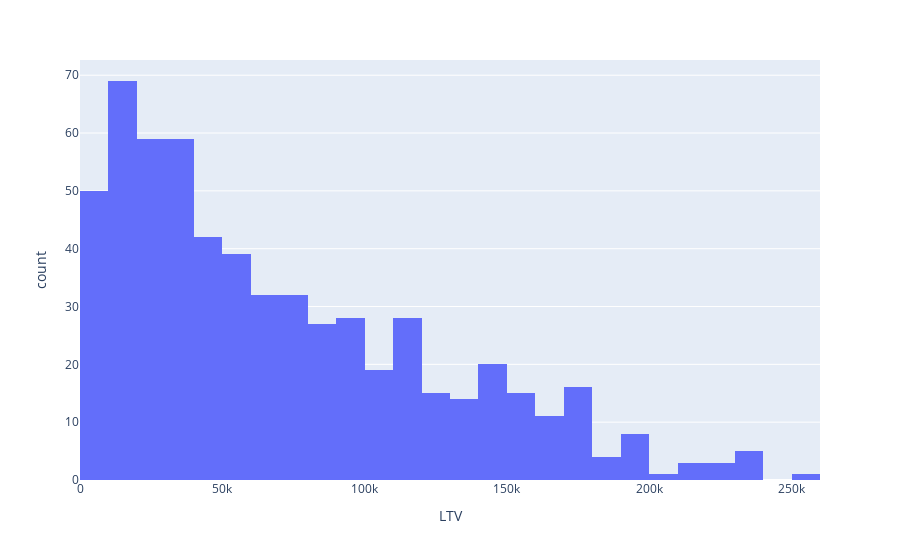

This figure's notebook cell:
### Markdown cell above
## Quantidade de itens em features não-categóricas

### Code cell
df_numerico = df.select_dtypes(exclude = 'object').columns

for i in df_numerico:
    fig = px.histogram(df, x = i)
    fig.show()

### Figure 1 — Plotly figure (JSON) as saved in the notebook; plotly's stock layout.template omitted (floating-point values rounded to 4 significant figures; data arrays with more than 128 entries replaced by an {"elided": "..."} marker saying what was removed)
{"data": [{"alignmentgroup": "True", "bingroup": "x", "hovertemplate": "LTV=%{x}<br>count=%{y}<extra></extra>", "legendgroup": "", "marker": {"color": "#636efa", "pattern": {"shape": ""}}, "name": "", "offsetgroup": "", "orientation": "v", "showlegend": false, "type": "histogram", "x": {"elided": "600 float values"}, "xaxis": "x", "yaxis": "y"}], "layout": {"autosize": true, "barmode": "relative", "legend": {"tracegroupgap": 0}, "margin": {"t": 60}, "xaxis": {"anchor": "y", "autorange": true, "domain": [0, 1], "range": [0, 260000], "title": {"text": "LTV"}, "type": "linear"}, "yaxis": {"anchor": "x", "autorange": true, "domain": [0, 1], "range": [0, 72.63], "title": {"text": "count"}}}}
